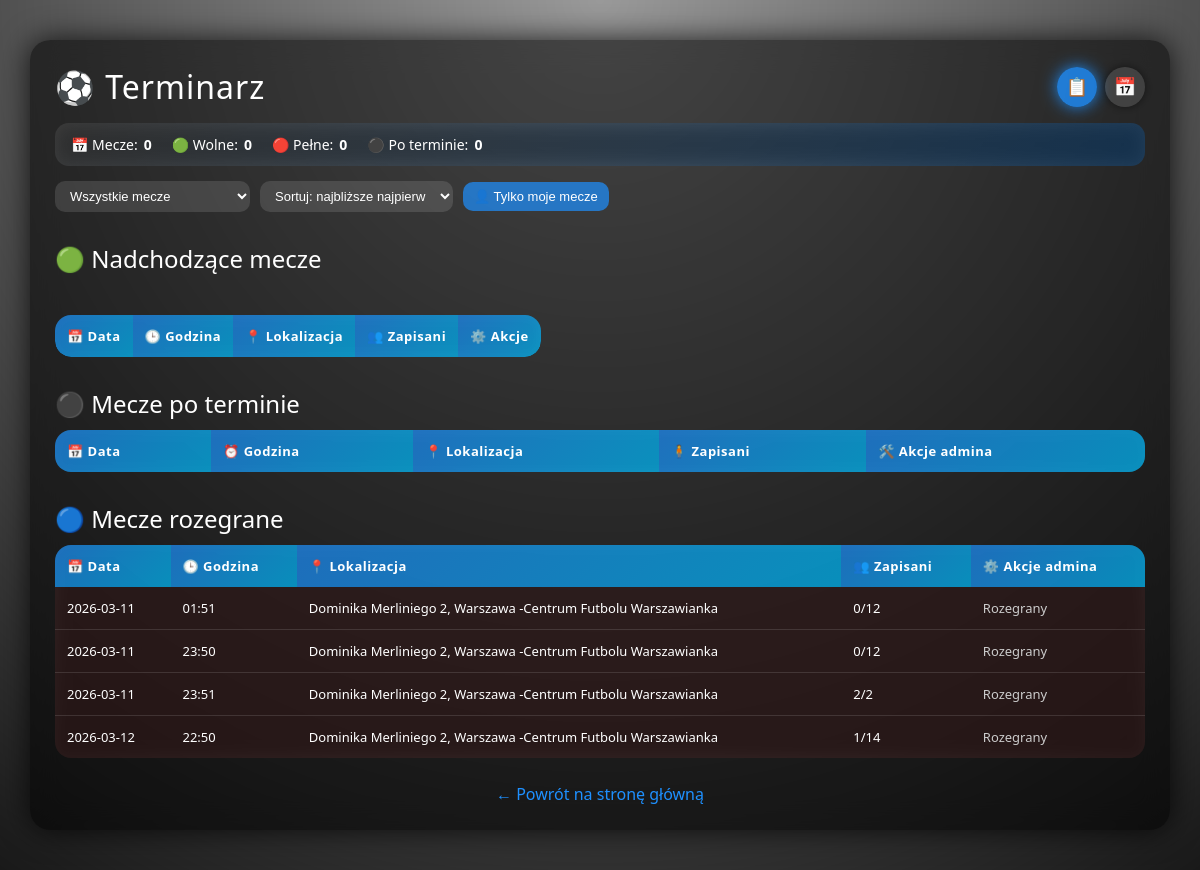
Page /terminarz on the committed database.
### tables this page shows
CREATE TABLE matches (
            id INTEGER PRIMARY KEY AUTOINCREMENT,
            match_date TEXT NOT NULL,
            match_time TEXT NOT NULL,
            location TEXT NOT NULL,
            max_slots INTEGER NOT NULL,
            signed_up INTEGER NOT NULL DEFAULT 0,
            played INTEGER NOT NULL DEFAULT 0
        );

### app.py (the view)
@app.route("/terminarz")
def terminarz():
    conn = get_db()
    matches = conn.execute("SELECT * FROM matches ORDER BY match_date ASC, match_time ASC").fetchall()
    signups = conn.execute("""
        SELECT ms.match_id, ms.paid, u.first_name, u.last_name, u.player_alias
        FROM match_signups ms
        JOIN users u ON u.id = ms.user_id
        ORDER BY u.first_name ASC
    """).fetchall()
    conn.close()
    players_by_match = {}
    for s in signups:
        players_by_match.setdefault(s["match_id"], []).append(s)
    today = date.today()
    upcoming_matches = []
    after_date_not_confirmed = []
    played_confirmed = []
    for m in matches:
        m_date = date.fromisoformat(m["match_date"])
        if m["played"] == 1:
            played_confirmed.append(m)
        else:
            if m_date >= today:
                upcoming_matches.append(m)
            else:
                after_date_not_confirmed.append(m)
    return render_template(
        "terminarz.html",
        matches=matches,
        upcoming_matches=upcoming_matches,
        after_date_not_confirmed=after_date_not_confirmed,
        played_confirmed=played_confirmed,
        players_by_match=players_by_match
    )

### db.py (called while the page is built)
def get_db():
    conn = sqlite3.connect("database.db")
    conn.row_factory = sqlite3.Row
    return conn

### templates/terminarz.html (shortened to what this page needs)
<!DOCTYPE html>
<html lang="pl">
<head>
</head>
<body>
<div class="overlay"></div>
<div class="container">
    <div class="header-row">
        <h1>⚽ Terminarz </h1>
        <div class="view-toggle">
            <button id="btn-list" class="icon-toggle active" title="Widok listy">📋</button>
            <button id="btn-calendar" class="icon-toggle" title="Widok kalendarza">📅</button>
        </div>
    </div>
    <div id="stats-bar" class="stats-bar">
        <div class="stats-item">📅 Mecze: <span id="stat-total" class="value">0</span></div>
        <div class="stats-item">🟢 Wolne: <span id="stat-free" class="value">0</span></div>
        <div class="stats-item">🔴 Pełne: <span id="stat-full" class="value">0</span></div>
        <div class="stats-item">⚫ Po terminie: <span id="stat-past" class="value">0</span></div>
    </div>
    <div class="controls">
        <select id="filter-select">
            <option value="all">Wszystkie mecze</option>
        </select>
        <select id="sort-select">
            <option value="asc">Sortuj: najbliższe najpierw</option>
        </select>
        <button id="filter-mine" class="btn-filter">👤 Tylko moje mecze</button>
    </div>
    <div id="list-view">
        <h2>🟢 Nadchodzące mecze <h2>
        <div style="max-height: 450px; overflow-y: auto; border-radius: 16px;">
            <table>
                <thead>
                <tr>
                    <th>📅 Data</th>
                    <th>🕒 Godzina</th>
                    <th>📍 Lokalizacja</th>
                    <th>👥 Zapisani</th>
                    <th>⚙️ Akcje</th>
                </tr>
                </thead>
            </table>
        </div>
        <h2>⚫ Mecze po terminie <small></small></h2>
            <table>
                <thead>
                <tr>
                    <th>📅 Data</th>
                    <th>⏰ Godzina</th>
                    <th>📍 Lokalizacja</th>
                    <th>🧍 Zapisani</th>
                    <th>🛠️ Akcje admina</th>
                </tr>
                </thead>
            </table>
            <h2>🔵 Mecze rozegrane <small></small></h2>
        <table>
            <thead>
            <tr>
                <th>📅 Data</th>
                <th>🕒 Godzina</th>
                <th>📍 Lokalizacja</th>
                <th>👥 Zapisani</th>
                <th>⚙️ Akcje admina</th>
            </tr>
            </thead>
            <tbody>
            {% for m in played_confirmed %}
            <tr class="row-red">
                <td>{{ m["match_date"] }}</td>
                <td>{{ m["match_time"] }}</td>
                <td>{{ m["location"] }}</td>
                <td>{{ m["signed_up"] }}/{{ m["max_slots"] }}</td>
                <td>
                    {% if session.is_admin == 1 %}
                    <form action="/admin/match/{{ m['id'] }}/unset_played" method="post" style="display:inline;">
                        <button type="submit" class="btn-modern btn-admin-unconfirm">
                            ↩ Cofnij rozegranie
                        </button>
                    </form>
                    {% else %}
                    <span style="color:#ccc;">Rozegrany</span>
                    {% endif %}
                </td>
            </tr>
            {% else %}
            <tr><td colspan="5"><i>Brak rozegranych meczów.</i></td></tr>
            {% endfor %}
            </tbody>
        </table>
    </div>
    <a href="/" class="back">← Powrót na stronę główną</a>
</div>
</body>
</html>

### templates/terminarz.html (style rules this page uses)
* { box-sizing: border-box; }
body { margin: 0; padding: 0; font-family: "Segoe UI", Arial, sans-serif; color: #fff; background-image: url('/static/stadium.jpg'); background-size: cover; background-position: center; background-repeat: no-repeat; }
.overlay { position: fixed; inset: 0; background: radial-gradient(circle at top, rgba(0,0,0,0.4), rgba(0,0,0,0.9)); z-index: -1; }
.container { width: 95%; max-width: 1200px; margin: 40px auto; background: rgba(0,0,0,0.55); padding: 25px; border-radius: 20px; backdrop-filter: blur(14px); box-shadow: 0 0 30px rgba(0,0,0,0.8); position: relative; }
.header-row { display: flex; align-items: center; justify-content: space-between; gap: 10px; margin-bottom: 15px; }
h1 { font-weight: 300; letter-spacing: 1px; margin: 0; display: flex; align-items: center; gap: 10px; }
h2 { font-weight: 400; margin-top: 30px; margin-bottom: 10px; display: flex; align-items: center; gap: 8px; }
.view-toggle { display: flex; align-items: center; gap: 8px; }
.icon-toggle { width: 40px; height: 40px; border-radius: 50%; border: none; cursor: pointer; background: rgba(255,255,255,0.12); color: #fff; display: flex; align-items: center; justify-content: center; font-size: 18px; box-shadow: 0 0 10px rgba(0,0,0,0.5); transition: 0.25s ease; }
.icon-toggle.active { background: rgba(30,144,255,0.8); box-shadow: 0 0 16px rgba(30,144,255,0.9); }
.stats-bar { background: linear-gradient(135deg, rgba(255,255,255,0.12), rgba(30,144,255,0.25)); padding: 12px 16px; border-radius: 14px; backdrop-filter: blur(10px); margin-bottom: 15px; font-size: 14px; display: flex; gap: 20px; flex-wrap: wrap; align-items: center; }
.stats-item { display: flex; align-items: center; gap: 6px; }
.stats-item span.value { font-weight: 600; }
.controls { display: flex; flex-wrap: wrap; gap: 10px; margin-bottom: 15px; align-items: center; }
.controls select, .controls button { padding: 7px 11px; border-radius: 10px; border: none; font-size: 13px; cursor: pointer; }
.controls select { background: rgba(255,255,255,0.12); color: #fff; }
.controls button { background: rgba(30,144,255,0.7); color: #fff; }
.btn-filter { background: rgba(255,255,255,0.12); color: #fff; border-radius: 10px; border: none; padding: 7px 11px; font-size: 13px; cursor: pointer; transition: 0.2s ease; }
table { width: 100%; border-collapse: collapse; margin-top: 10px; border-radius: 16px; overflow: hidden; background: rgba(255,255,255,0.06); backdrop-filter: blur(8px); }
thead tr { position: sticky; top: 0; z-index: 2; }
th { padding: 12px; background: linear-gradient(135deg, rgba(30,144,255,0.7), rgba(0,191,255,0.7)); font-weight: 600; letter-spacing: 0.5px; font-size: 13px; text-align: left; }
td { padding: 12px; border-bottom: 1px solid rgba(255,255,255,0.12); font-size: 13px; }
tr:last-child td { border-bottom: none; }
.row-red { background: rgba(255,0,0,0.06); }
a.back { display: block; text-align: center; margin-top: 25px; color: #1e90ff; text-decoration: none; font-size: 16px; }

### rows in the picture
matches: match_date "2026-03-11", match_time "01:51", location "Dominika Merliniego 2, Warszawa -Centrum Futbolu Warszawianka", signed_up "0", max_slots "12"
matches: match_date "2026-03-11", match_time "23:50", location "Dominika Merliniego 2, Warszawa -Centrum Futbolu Warszawianka", signed_up "0", max_slots "12"
matches: match_date "2026-03-11", match_time "23:51", location "Dominika Merliniego 2, Warszawa -Centrum Futbolu Warszawianka", signed_up "2", max_slots "2"
matches: match_date "2026-03-12", match_time "22:50", location "Dominika Merliniego 2, Warszawa -Centrum Futbolu Warszawianka", signed_up "1", max_slots "14"
